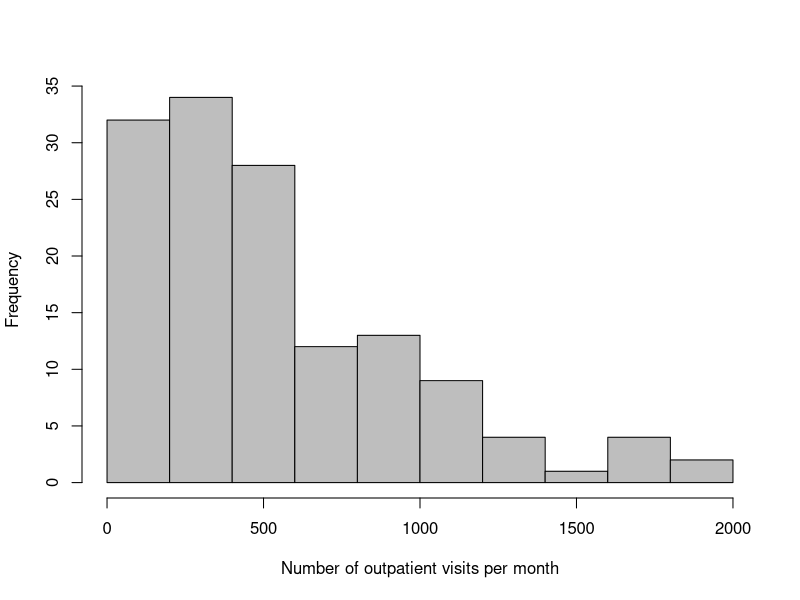
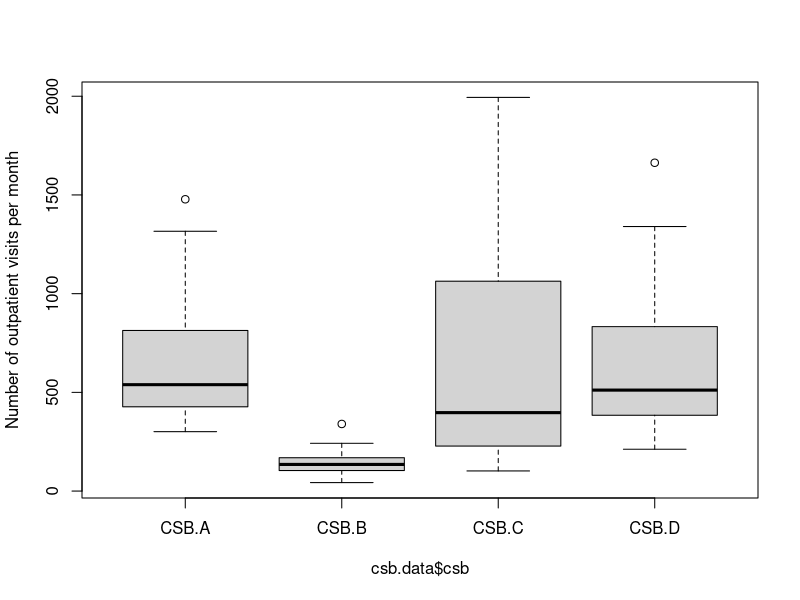
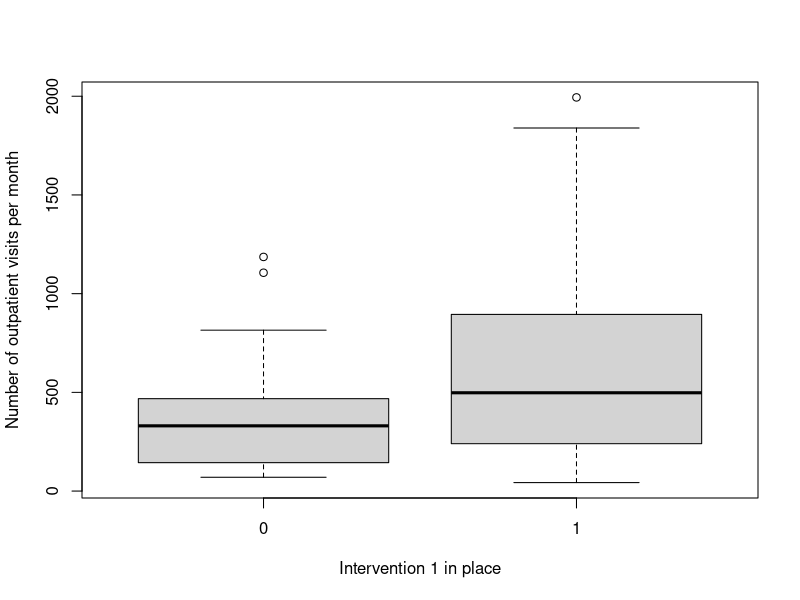
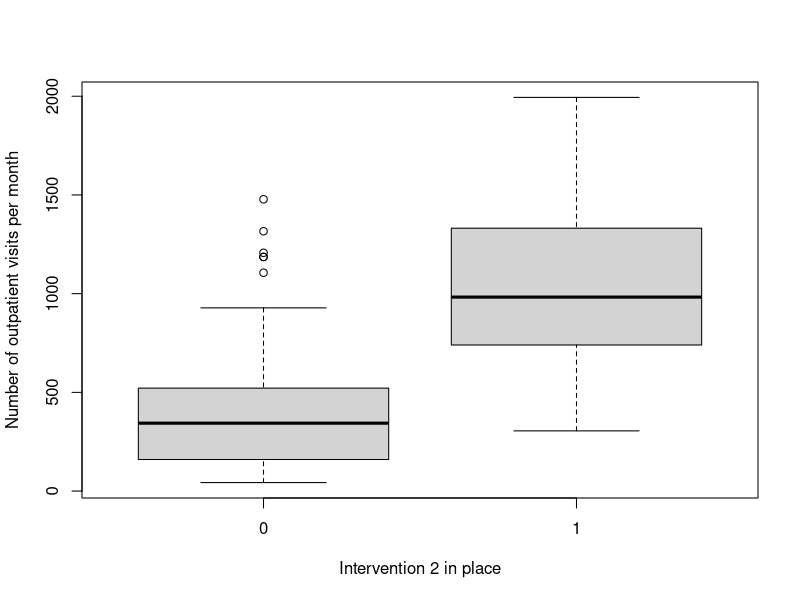
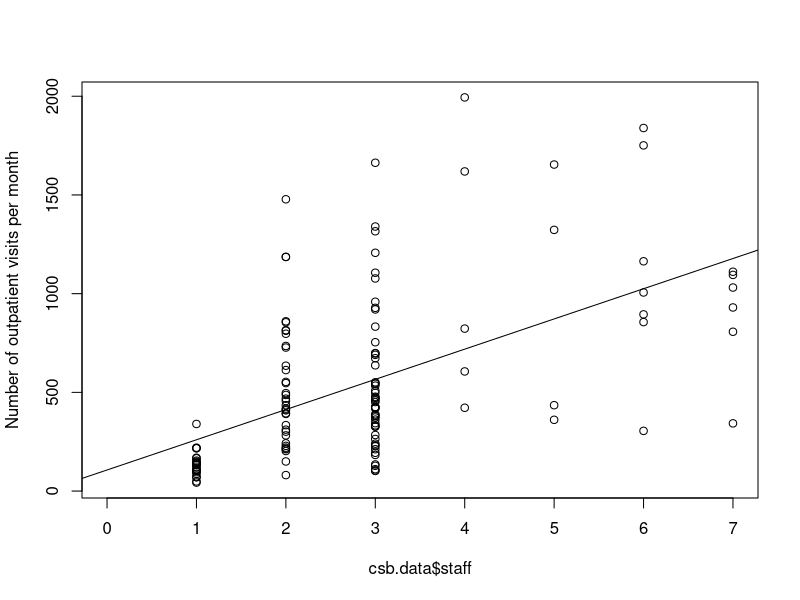
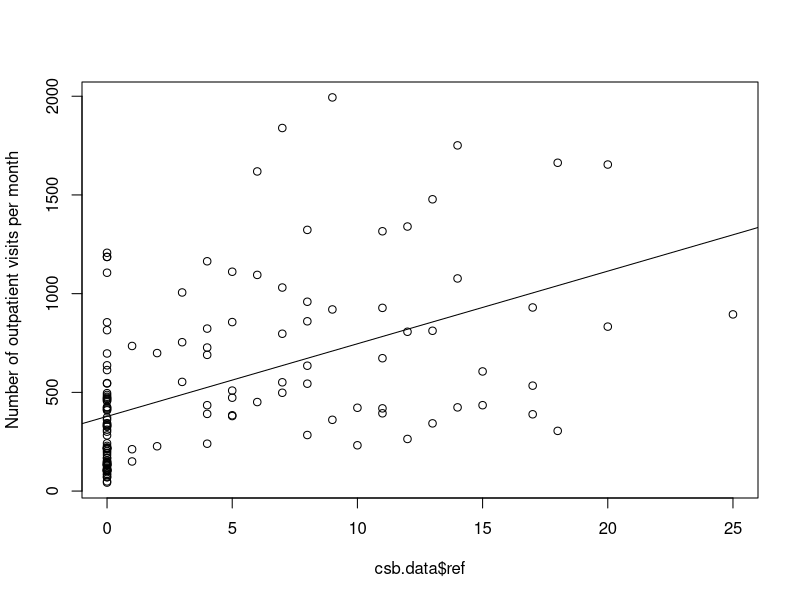
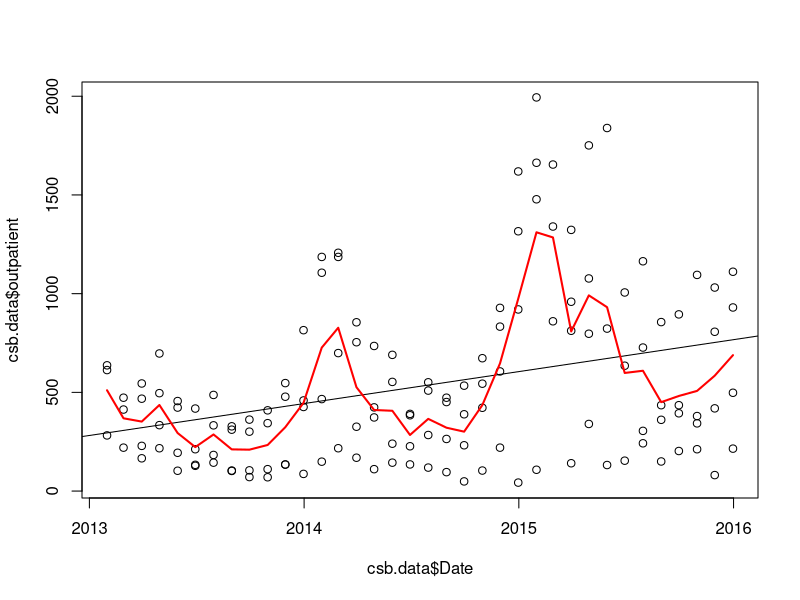
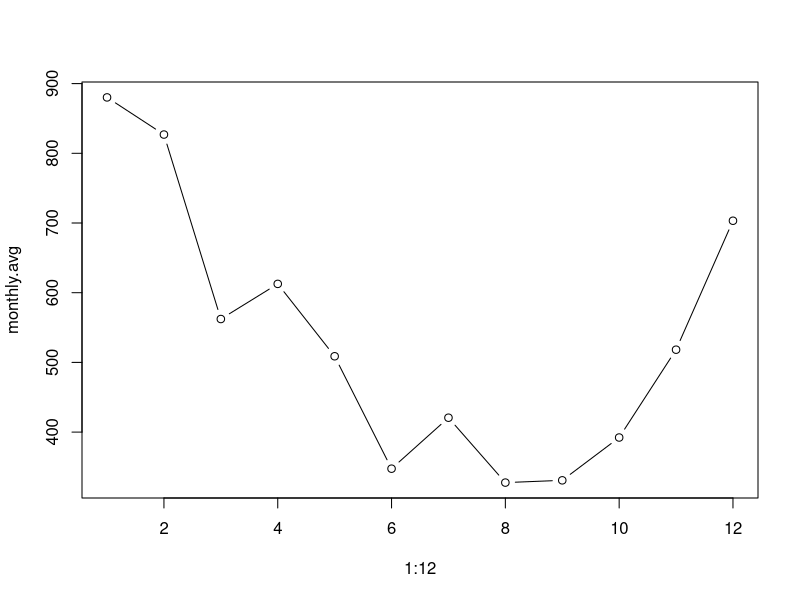

Generate these figures, in order, with R: (Note: this script raises an error after producing the figures.)
# In this tutorial we will learn to use statistical methods to study dynamical systems
# The database we will use are utilization rates from 4 health centers (CSB) during three years.
# 2 CSBs (A,B) have benefited from a user-fee removal intervention since Feb2014, and 2 CSBs (C,D) have
# benefited from 2 user-fee removal interventions, since Feb2014 and Oct2014. We will study the impact
# of each intervention on utilization rates. 
# We include some covariates that could affect utilization rates and bias our estimations: 
# number of staff per month (staff) and number of referals per month (ref), time-dependent variables

# Load data # 
# Write the path of the folder where your database is, and specify database name and extension
setwd('C:/Users/Garchito/Documents/Teaching and courses/E2M2 2018/Statistics')
csb.data=read.csv('csb database.csv')
csb.data$Date=as.Date(csb.data$Date)

# Explore the database #
head(csb.data)
dim(csb.data)
names(csb.data)
summary(csb.data)
str(csb.data)

#------------------------------------------------------
# 1. Data exploration: Plots and summary stadistics
#------------------------------------------------------

# Distribution of outcome variable
hist(csb.data$outpatient, col='grey', main='',xlab='Number of outpatient visits per month')

# Outpatient visits for each health center (exploration of association for categorical variables)
boxplot(csb.data$outpatient~csb.data$csb, ylab='Number of outpatient visits per month')

# Outpatient visits after interventions were in place
boxplot(csb.data$outpatient~csb.data$int1, xlab="Intervention 1 in place", ylab='Number of outpatient visits per month')
boxplot(csb.data$outpatient~csb.data$int2, xlab="Intervention 2 in place", ylab='Number of outpatient visits per month')

# Correlation plots (exploration of association for quantitative variables)
plot(csb.data$staff,csb.data$outpatient, ylab='Number of outpatient visits per month')
abline(lm(outpatient~staff, data=csb.data))
plot(csb.data$ref,csb.data$outpatient, ylab='Number of outpatient visits per month')
abline(lm(outpatient~ref, data=csb.data))

#-------------------------------------------------
# 2. Exploratory analyses and graphics over time
#-------------------------------------------------

# Plot trends over time 
plot(csb.data$Date, csb.data$outpatient)
abline(lm(outpatient~Date, data=csb.data))
ts.avg=tapply(csb.data$outpatient, csb.data$Date, mean, na.rm=T)
lines(unique(csb.data$Date), ts.avg, type='l', col='red', lwd=2)

# Create a seasonal variable to better assess trends in our model (otherwise our estimates will be biased)
  # Estimate average number of consultations per month and plot that 
  monthly.avg=tapply(csb.data$outpatient, csb.data$month, mean, na.rm=T)
  plot(1:12, monthly.avg, type='b')
  # It's hard to see the seasonal trend ploting just one year 
  # This would be the equivalent over three years:
  x=rep(1:36) ; y=rep(monthly.avg,3)
  plot(x, y,type='b')
  
  # It seems that there's a clear seasonal effect. We'll construct several seasonal effects 
  # and see which one seems more appropriate. A seasonal effect looks as follows: 
  shift=1
  period=12
  season=sin(2*pi*(csb.data$month-shift)/period)
  # where "shift" is the horizontal shift of the sine function in a X axis and "period"
  # is the number of months it takes for the sine function to be repeated. For instance:
  season1=sin(2*pi*(x-0)/36)
  season2=sin(2*pi*(x-0)/24)
  season3=sin(2*pi*(x-0)/12)
  season4=sin(2*pi*(x-1)/12)
  season5=sin(2*pi*(x-2)/12)
  season6=sin(2*pi*(x-3)/12)
  
  # Plot of seasonal effects with different periods
  par(mfrow=c(2,1))
  plot(x, y,type='b', main="Observations")
  plot(x,season1, type='l', col='red', xlab='Month', ylab='Value',lwd=2, main="Seasonal effect")
  lines(x,season2,col='blue', lwd=2)
  lines(x,season3,col='blue', lwd=2, lty=3)
  
  # Plot of seasonal effects with different horizontal shifts
  par(mfrow=c(2,1))
  plot(x, y,type='b', main="Observations")
  plot(x,season3, type='l', col='red', xlab='Month', ylab='Value',lwd=2, main="Seasonal effect")
  lines(x,season4,col='blue', lwd=2)
  lines(x,season5,col='blue', lwd=2, lty=2)
  lines(x,season6,col='blue', lwd=2, lty=3)
  
  # Based on visual inspection, we select the one that best fits the data:
  par(mfrow=c(2,1))
  plot(x, y,type='b', main="Observations")
  plot(x,sin(2*pi*(x-11)/12),col='blue', lwd=2, type='b', main="Seasonal effect")
  csb.data$season=sin(2*pi*(unique(csb.data$month-11))/12)

#---------------------------
# 4. Fit a linear model 
#---------------------------
  
# Before fitting a linear model we need to think about our outcome variable in order to assess
# which model family to use. Our utilization rates have discrete, non-zero values and look non-normal
par(mfrow=c(1,1))
hist(csb.data$outpatient, col='grey', main='',xlab='Number of outpatient visits per month')

# We thus could think of a poisson model, but let's see if it fulfills the assumptions:
mean(csb.data$outpatient, na.rm=T)
var(csb.data$outpatient, na.rm=T)

# When the variance is higher than the mean, we have overdispersion. A model that deals fine with this
# is called "Negative Binomial".

# The second thing we need to think about is whether all our observations are independent. In the case 
# where we have repeated observations of the same individuals/sites/healthcenters, observations are not independent.
# The values in a site of a certain month (x) are correlated to the values of that site the month before (x-1)
# To deal with this we will use "mixed-effects models". The best package for doing this is called lme4:
library(lme4)

# A mixed-effects model includes 2 components: a "fixed effect", which is common for all individuals/sites (similar to a linear model)
# and a random effect, which is specific of the individual/site. This random effect can be a random intercept or a random slope.

# Let's first construct a univariate model (one variable) to see the basic structure and outcomes of the model
m1=glmer.nb(outpatient~int1+ (1 | csb), data=csb.data)
summary(m1)
# We can look at the random intercept (see how the intercept changes for each CSB)
ranef(m1)

# We'll check a multivariate model that includes number of medicall staff and all time-dependent variables 
# (we don't consider a full model for simplicity and lack of sufficient observations). 
m1=glmer.nb(outpatient~ staff+ int1+ int2+ season+ (1 | csb), data=csb.data )
summary(m1)

#--------------------------------------
# 5. Back-transformation of estimates 
#--------------------------------------
# Remember that each family has a certain link to associate the linear predictor with the response variable
# To be able to interpret the results given in the model output, we need to back-transform them
# Let's look at one coefficient and it's confidence intervals
m1tab=summary(m1)$coefficients ; m1tab

intervention1=exp(m1tab[3,1]) ; intervention1
lowerCI=exp(m1tab[3,1]-1.96*m1tab[3,2]) ; lowerCI
upperCI=exp(m1tab[3,1]+1.96*m1tab[3,2]) ; upperCI

intervention2=exp(m1tab[4,1]) ; intervention2
lowerCI=exp(m1tab[4,1]-1.96*m1tab[4,2]) ; lowerCI
upperCI=exp(m1tab[4,1]+1.96*m1tab[4,2]) ; upperCI

#-----------------------
# 6. Check model fit 
#-----------------------
# Let's see how our model predicts utilization patterns
# Overall trends
predictions=exp(predict(m1,csb.data))
ts.pred=tapply(predictions, csb.data$Date, mean, na.rm=T)
plot(csb.data$Date, csb.data$outpatient)
lines(unique(csb.data$Date), ts.avg, col='red', lwd=2)
lines(unique(csb.data$Date), ts.pred, col='blue', lwd=2, lty='dashed')

# For each health center
time.temp=csb.data$Date[!is.na(csb.data$outpatient)]
outcome.var.temp=csb.data$outpatient[!is.na(csb.data$outpatient)]
par(mfrow=c(2,2))
for (i in 1:4){
  x=time.temp[m1@ frame$csb==unique(m1@ frame$csb)[i]]
  y1=outcome.var.temp[m1@ frame$csb==unique(m1@ frame$csb)[i]]
  y2=fitted(m1)[m1@ frame$csb==unique(m1@ frame$csb)[i]]
  
  plot(as.numeric(x),y1,xlab="Time",ylab='Utilization',cex.lab=1.3,cex.axis=1.3,main=unique(m1@ frame$csb)[i], pch=16, col='blue')
  lines(as.numeric(x),y2,lty=2, col='red',lwd=2)
}

#----------------------------
# 6. Check model assumptions 
#----------------------------

# a. Normality of the residuals
par(mfrow=c(1,2))
qqnorm(resid(m1))
qqline(resid(m1))
hist(resid(m1))
shapiro.test(resid(m1))

# b. Predicted vs Residuals (homogeneity)
par(mfrow=c(1,1))
plot(fitted(m1),resid(m1))
abline(lm(resid(m1)~fitted(m1)), lwd=2, col="red")

# c. Residuals vs Variables (independence)
par(mfrow=c(2,2))
varList=names(m1@ frame)[2:(length(names(m1@frame))-1)]
for (i in 1:length(varList)){
  var=m1@ frame[,1+i]
  plot(var,resid(m1),main=varList[i])
  abline(lm(resid(m1)~var), lwd=2, col="red")
}

# d. Temporal correlation of residuals (independence)
# The autocorrelation function (ACF) evaluates the correlation between the values of time x with the values 
# of time x-1, x-2, x-3, etc. This is called lag, and the residuals shouldn't show correlations at any lags

# We need to prepare a little the database in order to add NAs into the residual structure
E= residuals(m1, type="pearson")
I1=!is.na(csb.data$outpatient)
Efull=NA
Efull[I1]=E   # This is done to add NAs in the right place
temp=data.frame(csb.data$csb,Efull) ; colnames(temp)[1]="csb"
# Plot 
par(mfrow=c(2,2))
for (i in 1:4){
  acf(temp[temp$csb==levels(temp$csb)[i],2],main=levels(temp$csb)[i], na.action=na.pass)
}

# After validation of fit and assumptions, we can see that we haven't done yet a great job at predicting
# utilization patterns. The fit is not super accurate, especially for some CSBs, and we can see temporal 
# autocorrelation of residuals among other issues. A way forward would be to include lagged utilization 
# into the model, test for progressive changes in addition to abrupt ones, include other covariates that 
# we may think could bias our estimates, or explore a model with random slopes.  